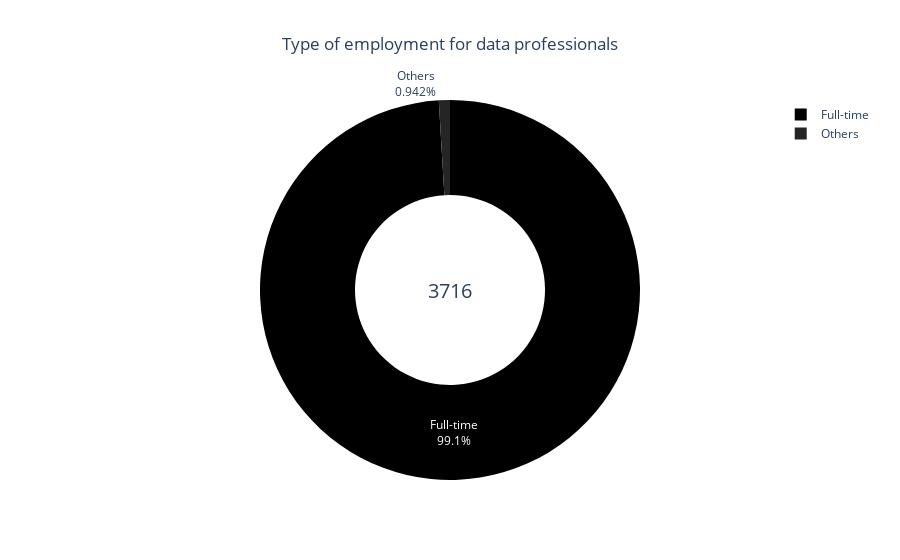

This figure's notebook cell:
### Markdown cell above
Most professionals in the data field work under the full-time hiring modality. However, we can notice an extremely concentrated distribution in this modality, so we will include other hiring modalities to improve visualization.

### Code cell
data = df["employment_type"].replace(
    {"PT": "Part-time", "FT": "Full-time", "CT": "Contract", "FL": "Freelance"}
)

# counts of unique values
unique_values = data.value_counts()

top_labels = unique_values.index.values[:1].tolist()
top_values = unique_values.values[:1].tolist()

# sum of total jobs registered
total = sum(unique_values.values)

# sum of other jobs
others = sum(unique_values.values[1:])

values = top_values + [others]
labels = top_labels + ["Others"]

data_dict = dict(zip(labels, values))

# Ordenar o dicionário pelos valores em ordem crescente
data_dict_ordered = dict(
    sorted(data_dict.items(), key=lambda item: item[1], reverse=True)
)


# Cria a anotação com o valor total
annotation = dict(font=dict(size=20), showarrow=False, text=str(total), x=0.5, y=0.5)

# Criar o gráfico de rosca
data = [
    go.Pie(
        labels=list(data_dict_ordered.keys()),
        values=list(data_dict_ordered.values()),
        hole=0.5,
        marker=dict(colors=list(reversed(colors.sequential.Greys))),
        textinfo="percent+label",
        insidetextorientation="auto",
        hoverinfo="label+value",
    )
]

# Cria o layout do gráfico
layout = go.Layout(
    title={
        "text": "Type of employment for data professionals",
        "x": 0.5,
        # "xanchor": "right",
    },
    # width=700,
    # height=900,
    annotations=[annotation],
)

# Adicionar título
fig = go.Figure(data=data, layout=layout)

# Mostrar o gráfico
fig.show()

### Figure 1 — Plotly figure (JSON) as saved in the notebook; plotly's stock layout.template omitted (floating-point values rounded to 4 significant figures)
{"data": [{"hole": 0.5, "hoverinfo": "label+value", "insidetextorientation": "auto", "labels": ["Full-time", "Others"], "marker": {"colors": ["rgb(0,0,0)", "rgb(37,37,37)", "rgb(82,82,82)", "rgb(115,115,115)", "rgb(150,150,150)", "rgb(189,189,189)", "rgb(217,217,217)", "rgb(240,240,240)", "rgb(255,255,255)"]}, "textinfo": "percent+label", "type": "pie", "values": [3681, 35]}], "layout": {"annotations": [{"font": {"size": 20}, "showarrow": false, "text": "3716", "x": 0.5, "y": 0.5}], "title": {"text": "Type of employment for data professionals", "x": 0.5}}}
